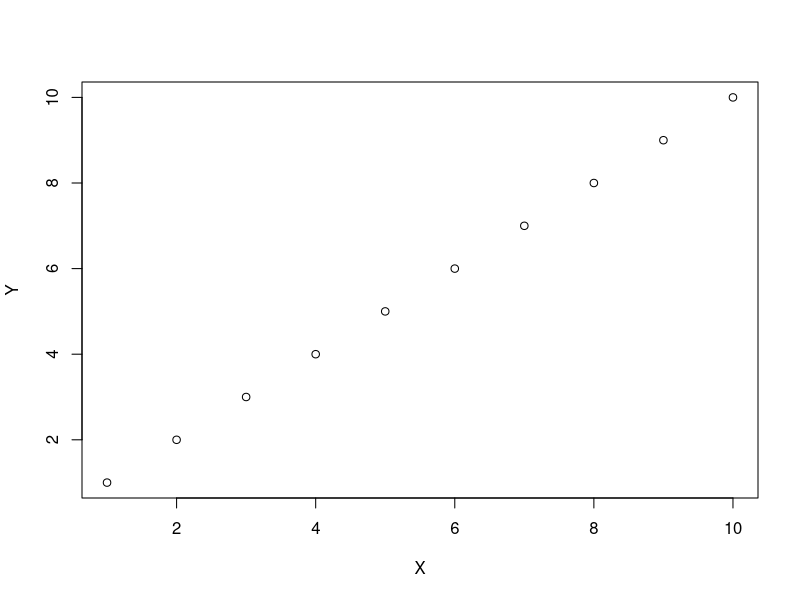
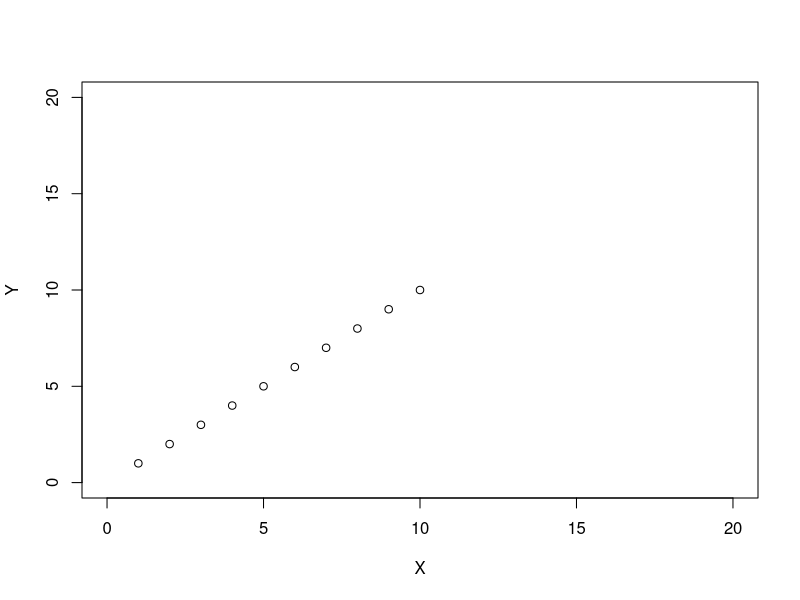
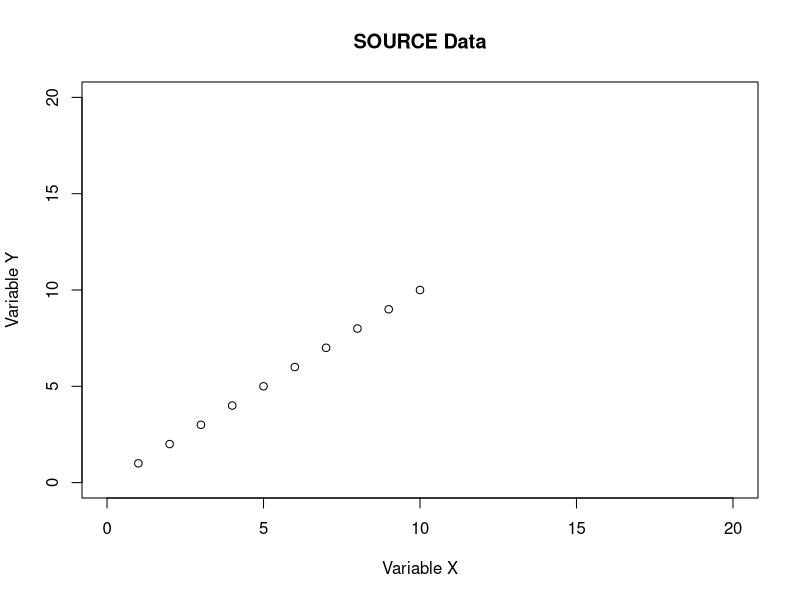
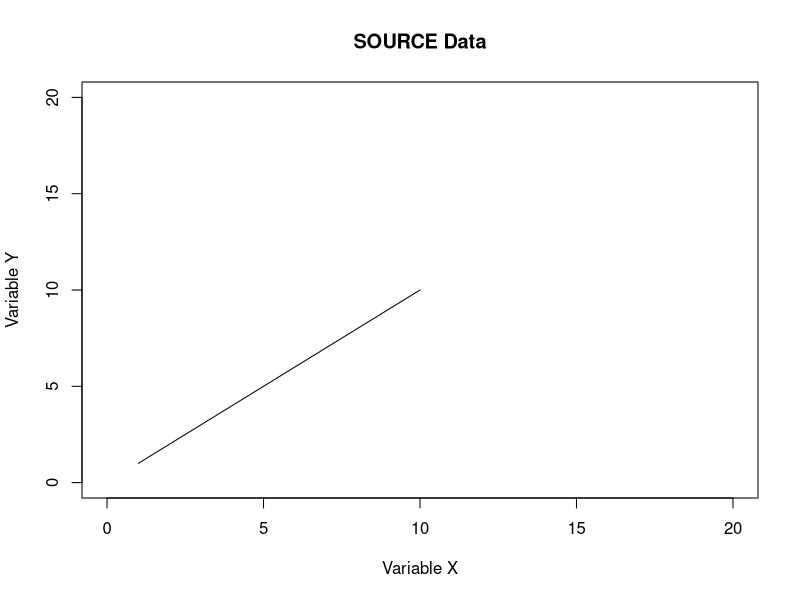
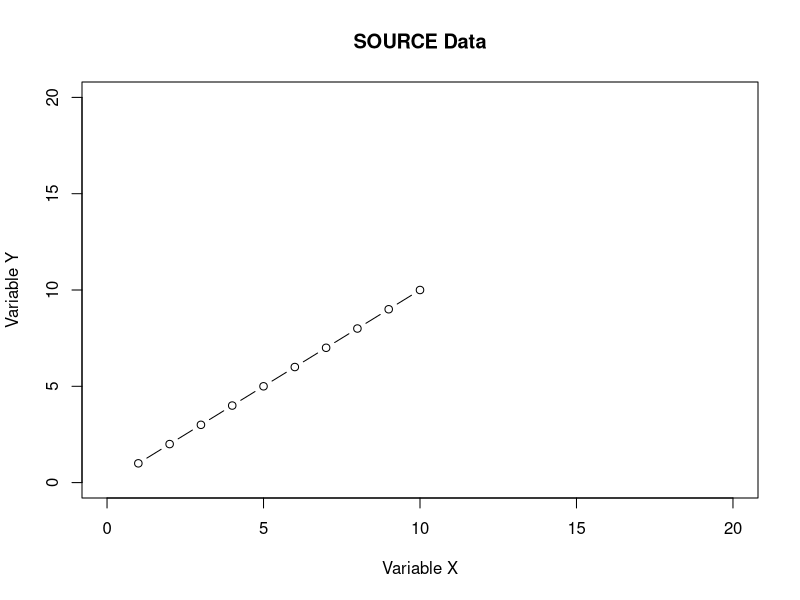
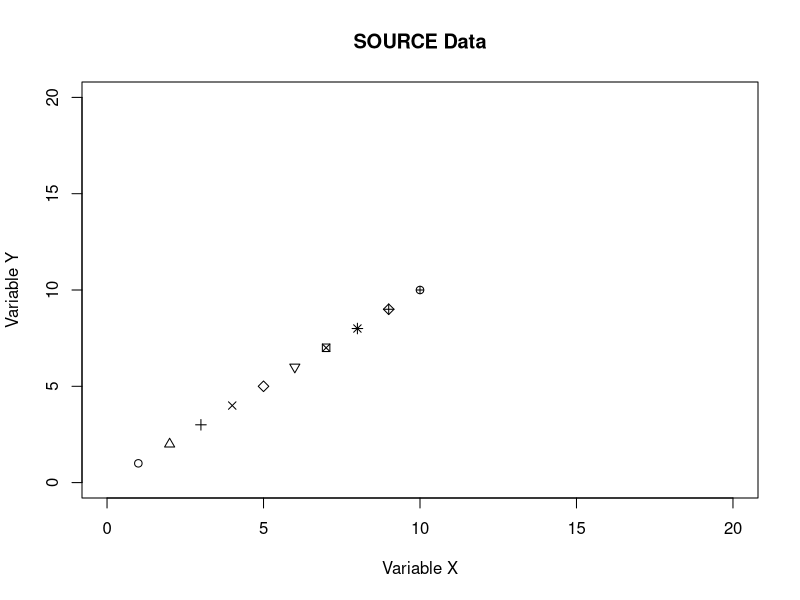
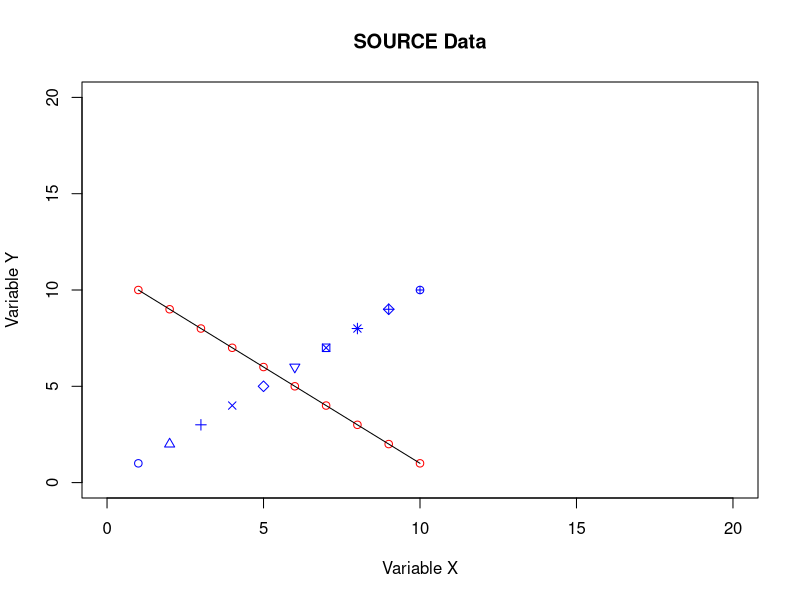
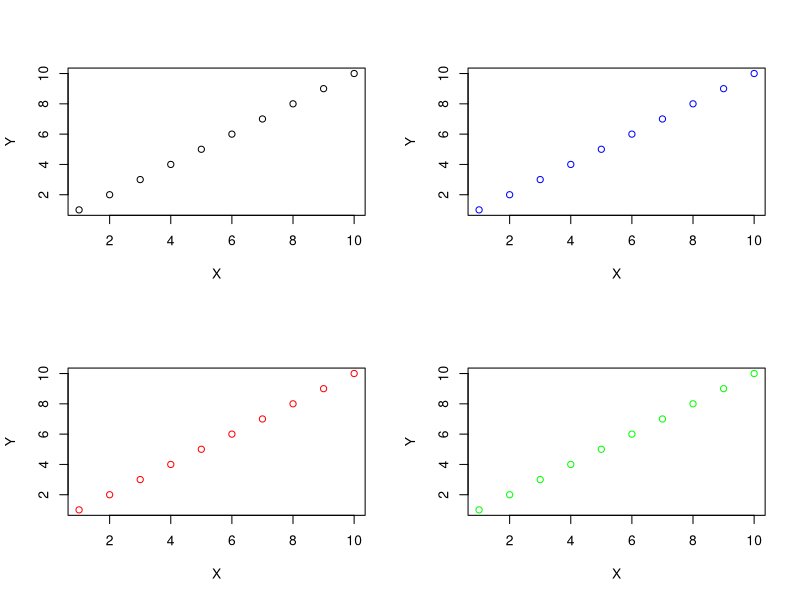

R code for these plots, in order:
##YEAH!!## 10/10/2014
#Plotting :)

#seq
#rev
#rep

?seq

X<-seq(1,10,1)
X

A<-seq(10,100,10)
A

Aa<-c(10,20,30)

?rev

Xx<-rev(X)
Xx
X

?rep

Aa<-rep(50,10)
Aa

XX<-rep(X,10)

?matrix
matrixX<-matrix(XX, 10, 10)
matrixX

Testmatrix<-matrix(XX, 11, 9)

TmatrixX<-t(matrixX)
TmatrixX

write.csv(TmatrixX, "MatrixTranspos.csv")

X
Y<-seq(1,10,1)

#General plot
plot(X,Y)

#setting limits
plot(X,Y, xlim=c(0,20), ylim=c(0,20))

#adding title/text
plot(X,Y, xlim=c(0,20), ylim=c(0,20),
     main="SOURCE Data", xlab="Variable X",
     ylab="Variable Y")

#changing plotting features
#type = p (points)
#type = l (lines)
#type = b (both lines and points)
plot(X,Y, xlim=c(0,20), ylim=c(0,20),
     main="SOURCE Data", xlab="Variable X",
     ylab="Variable Y", type="l")

plot(X,Y, xlim=c(0,20), ylim=c(0,20),
     main="SOURCE Data", xlab="Variable X",
     ylab="Variable Y", type="b")

#Changing symbols
#pch
plot(X,Y, xlim=c(0,20), ylim=c(0,20),
     main="SOURCE Data", xlab="Variable X",
     ylab="Variable Y", type="p", pch=c(1:10))

c(1:10)

#Changing colours
#col
plot(X,Y, xlim=c(0,20), ylim=c(0,20),
     main="SOURCE Data", xlab="Variable X",
     ylab="Variable Y", type="p", pch=c(1:10),
     col="blue")

#Adding data to plots
#points
#lines
#note: a plot already needs to exist for lines and
#points to work
points(rev(X),Y, col="red")
lines(X, rev(Y), col="black")

#multipl plots one window
par(mfrow=c(2,2))
plot(X,Y, col="black")
plot(X,Y, col="blue")
plot(X,Y, col="red")
plot(X,Y, col="green")

#need to go back to single plot, single window
par(mfrow=c(1,1))

#real data
#setwd
Lizards<-read.csv("anolisData.csv",
                  na.string="?")

head(Lizards)

#Real data plotting
plot(Lizards$SVL, Lizards$PCI_limbs)
plot(Lizards$SVL, Lizards$PCI_limbs, pch=19)

levels(Lizards$Island)

#Using unclass
MyColors<-c("red", "blue", "black", "green")
unclass(Lizards$Island)
table(Lizards$Island)

MyColors[unclass(Lizards$Island)]

plot(Lizards$SVL, Lizards$PCI_limbs, pch=19,
     col=MyColors[unclass(Lizards$Island)])

levels(Lizards$ecomorph)

MySymbols<-c(0, 4, 6, 1, 20, 19, 15)
MySymbols[unclass(Lizards$ecomorph)]




plot(Lizards$SVL, Lizards$PCI_limbs,
     pch=MySymbols[unclass(Lizards$ecomorph)],
     col=MyColors[unclass(Lizards$Island)])


Fit1<-lm(Lizards$PCI_limbs~Lizards$SVL)
abline(Fit1)
Fit1
summary(Fit1)
str(Fit1)
Fit1$residuals

Lizards$Resids<-Fit1$residuals

CrownG<-subset(Lizards, subset=Lizards$ecomorph=='CG')
FitCB<-lm(CrownG$PCI_limbs~CrownG$SVL)

abline(FitCB, col="red")

levels(Lizards$ecomorph)
table(Lizards$ecomorph)


TrunkG<-subset(Lizards, subset=Lizards$ecomorph=='TG')
FitTG<-lm(TrunkG$PCI_limbs~TrunkG$SVL)

abline(FitTG, col="blue")

summary(FitCB)
summary(FitTG)

cor(CrownG$SVL, CrownG$PCI_limbs)
cor(TrunkG$SVL, TrunkG$PCI_limbs)

TrunkG<-subset(Lizards, subset=Lizards$ecomorph=='TG')
TrunkP<-TrunkG$SVL^2
FitTGPoly<-lm(TrunkG$PCI_limbs~TrunkG$SVL+TrunkP)
summary(FitTGPoly)

vec <- seq(3.5, 5, by=0.1)
lines(vec, -159.18 + 79.26*vec + -10.02*vec^2 )


LizP<-Lizards$SVL^2
Fitpoly<-lm(Lizards$PCI_limbs~Lizards$SVL+LizP)
summary(Fitpoly)

vec <- seq(3.5, 5, by=0.1)
lines(vec, 135.860 + -63.173*vec + 7.234*vec^2 )
lines(vec, -159.18 + 79.26*vec + -10.02*vec^2 )